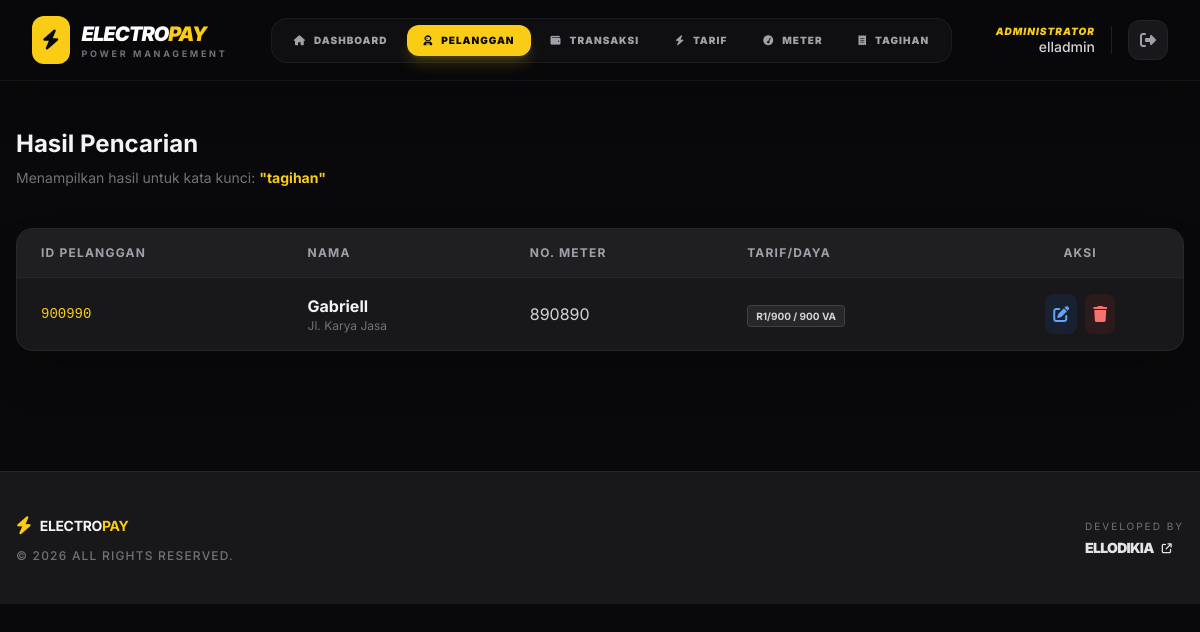
The app's page /search_pelanggan.php (signed in) with its own data.
### tables this page shows
CREATE TABLE `payment_pelanggan` (
  `id` int(10) NOT NULL,
  `id_pelanggan` varchar(100) DEFAULT NULL,
  `nometer` varchar(50) NOT NULL,
  `nama` varchar(50) NOT NULL,
  `alamat` text NOT NULL,
  `kodetarif` varchar(50) NOT NULL
);

CREATE TABLE `payment_tarif` (
  `id` int(11) NOT NULL,
  `kodetarif` varchar(50) DEFAULT NULL,
  `daya` varchar(50) NOT NULL,
  `tarifperkwh` varchar(50) NOT NULL
);

### search_pelanggan.php (the view, shortened to what this page needs)
<?php
include "koneksi.php";
$keyword = isset($_GET['keyword']) ? mysqli_real_escape_string($koneksi, $_GET['keyword']) : '';
$query_text = "SELECT p.*, t.daya
               FROM payment_pelanggan p
               JOIN payment_tarif t ON p.kodetarif = t.kodetarif
               WHERE p.nama LIKE '%$keyword%'
               OR p.id_pelanggan LIKE '%$keyword%'
               OR p.nometer LIKE '%$keyword%'
               ORDER BY p.nama ASC";
$result = mysqli_query($koneksi, $query_text);
?>
<!DOCTYPE html>
<html lang="en">
<head>
    <script src="https://cdn.tailwindcss.com"></script>
    <link rel="stylesheet" href="https://cdnjs.cloudflare.com/ajax/libs/font-awesome/6.5.1/css/all.min.css" />
</head>
<body class="bg-zinc-950 text-zinc-100 min-h-screen">
    <div class="mt-4">
        <?php include 'nav.php'; ?>
    </div>
    <main class="max-w-7xl mx-auto px-4 py-10 pt-4">
        <div class="mb-10">
            <h2 class="text-2xl font-bold mb-2">Hasil Pencarian</h2>
            <p class="text-zinc-500 text-sm">Menampilkan hasil untuk kata kunci: <span class="text-yellow-brand font-bold">"<?= htmlspecialchars($keyword) ?>"</span></p>
        </div>
        <div class="bg-zinc-900 border border-zinc-800 rounded-2xl overflow-hidden shadow-2xl overflow-x-auto">
            <table class="w-full text-left border-collapse">
                <thead>
                    <tr class="bg-zinc-800/50 text-zinc-400 text-xs uppercase tracking-widest border-b border-zinc-800">
                        <th class="px-6 py-4 font-bold">ID Pelanggan</th>
                        <th class="px-6 py-4 font-bold">Nama</th>
                        <th class="px-6 py-4 font-bold">No. Meter</th>
                        <th class="px-6 py-4 font-bold">Tarif/Daya</th>
                        <th class="px-6 py-4 font-bold text-center">Aksi</th>
                    </tr>
                </thead>
                <tbody class="divide-y divide-zinc-800">
                    <?php if (mysqli_num_rows($result) > 0): ?>
                        <?php while ($row = mysqli_fetch_assoc($result)): ?>
                            <tr class="hover:bg-zinc-800/30 transition-colors group">
                                <td class="px-6 py-4 font-mono text-yellow-brand text-sm"><?= $row['id_pelanggan'] ?></td>
                                <td class="px-6 py-4">
                                    <div class="font-bold text-zinc-100"><?= $row['nama'] ?></div>
                                    <div class="text-xs text-zinc-500 truncate max-w-[200px]"><?= $row['alamat'] ?></div>
                                </td>
                                <td class="px-6 py-4 text-zinc-300"><?= $row['nometer'] ?></td>
                                <td class="px-6 py-4">
                                    <span class="px-2 py-1 bg-zinc-800 text-zinc-300 rounded text-[10px] font-bold border border-zinc-700">
                                        <?= $row['kodetarif'] ?> / <?= number_format($row['daya'], 0, ',', '.') ?> VA
                                    </span>
                                </td>
                                <td class="px-6 py-4 text-center">
                                    <div class="flex justify-center gap-2">
                                        <a href="form_edit_pelanggan.php?Id=<?= $row['id'] ?>" class="p-2 bg-blue-600/10 text-blue-400 rounded-lg hover:bg-blue-600 hover:text-white transition-all" title="Edit">
                                            <i class="fa-solid fa-pen-to-square"></i>
                                        </a>
                                        <a href="hapus_pelanggan.php?Id=<?= $row['id'] ?>" onclick="return confirm('Hapus pelanggan ini?')" class="p-2 bg-red-600/10 text-red-400 rounded-lg hover:bg-red-600 hover:text-white transition-all" title="Hapus">
                                            <i class="fa-solid fa-trash"></i>
                                        </a>
                                    </div>
                                </td>
                            </tr>
                        <?php endwhile; ?>
                    <?php endif; ?>
                </tbody>
            </table>
        </div>
    </main>
<?php include 'footer.php'; ?>
</body>
</html>

### search_pelanggan.php (style rules this page uses)
body { font-family: 'Inter', sans-serif; }
.text-yellow-brand { color: #FACC15; }

### records on screen
payment_pelanggan: id_pelanggan "900990", nama "Gabriell", alamat "Jl. Karya Jasa", nometer "890890", kodetarif "R1/900", payment_tarif.daya "900"

### other values on screen
$menuData[0] "DASHBOARD"
$menuData[0] "PELANGGAN"
$menuData[0] "TRANSAKSI"
$menuData[0] "TARIF"
$menuData[0] "METER"
$menuData[0] "TAGIHAN"
$_SESSION['user'] "elladmin"
$keyword "tagihan"
